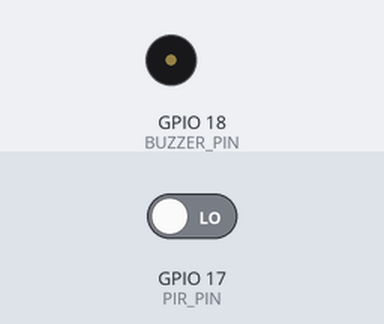
This program was run on a simulated Raspberry Pi (BCM pin numbers). Shown: buzzer (waves = sounding). The inputs (shaded band) are chosen by the test bench; at power-on: GPIO 17 (PIR_PIN) LOW. Web requests get an empty 200 reply after 0.4 s; what the program prints to the terminal is not drawn.

Above: at 1.2 s.
1.3 s: GPIO 17 (PIR_PIN) driven HIGH
At 2.0 s:
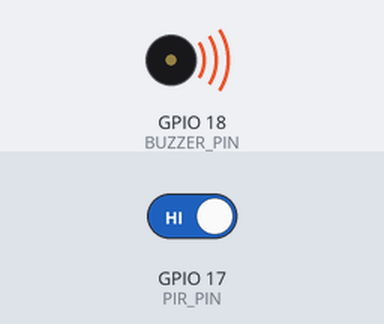
Timing chart, 0 to 10.2 s (numbered marks = the images above; inputs shaded):
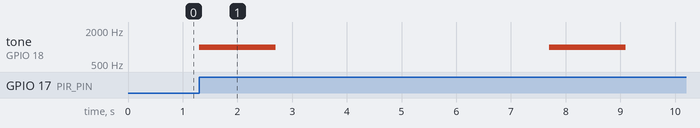

Measured:
- after the input at 1.3 s, tone on GPIO 18 (BUZZER_PIN): alternates 1000 Hz for 1.4 s and silent for 5.0 s, starting at once

The program:

motion_line_alert.py
```python
import RPi.GPIO as GPIO
import time
import requests
import json

# --- ตั้งค่าขา GPIO ---
PIR_PIN = 17
BUZZER_PIN = 18

GPIO.setmode(GPIO.BCM)
GPIO.setup(PIR_PIN, GPIO.IN)
GPIO.setup(BUZZER_PIN, GPIO.OUT)

# สร้าง PWM สำหรับ Passive Buzzer
pwm = GPIO.PWM(BUZZER_PIN, 1000)  # 1kHz

# --- ตั้งค่า LINE Messaging API ---
ACCESS_TOKEN = 'TokenLINE'
USER_ID = 'UserID'

def send_line_message(message):
    url = "https://api.line.me/v2/bot/message/push"
    headers = {
        "Content-Type": "application/json",
        "Authorization": f"Bearer {ACCESS_TOKEN}"
    }
    data = {
        "to": USER_ID,
        "messages": [{"type": "text", "text": message}]
    }
    try:
        response = requests.post(url, headers=headers, data=json.dumps(data))
        if response.status_code == 200:
            print("ส่งข้อความสำเร็จ")
        else:
            print("เกิดข้อผิดพลาด:", response.status_code, response.text)
    except Exception as e:
        print("ไม่สามารถส่งข้อความได้:", e)

# --- เริ่มระบบตรวจจับ ---
print("🚨 ระบบตรวจจับเริ่มทำงานแล้ว...")

try:
    while True:
        if GPIO.input(PIR_PIN):
            print("ตรวจพบการเคลื่อนไหว!")
            pwm.start(50)  # duty cycle 50%
            send_line_message("🚨 ตรวจพบการเคลื่อนไหวในพื้นที่!")
            time.sleep(1)
            pwm.stop()
            time.sleep(5)
        else:
            time.sleep(0.1)

except KeyboardInterrupt:
    print("ปิดระบบแล้ว")

finally:
    pwm.stop()
    GPIO.cleanup()
```
